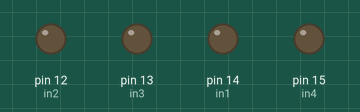
The sketch below on a simulated Arduino Uno, built with avr-gcc and run on an emulated ATmega328P. Parts: output pins drawn as LEDs (lit = HIGH).

Above: at 2.5 s.
At 9.5 s:
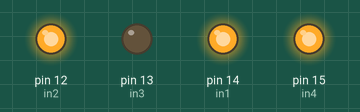
At 12.5 s:
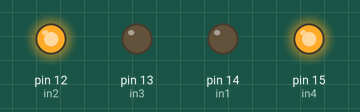
At 19.5 s:
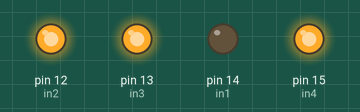
At 22.5 s:
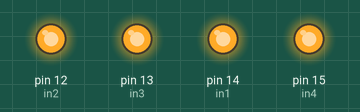
Timing chart, 0 to 31.2 s (numbered marks = the images above):
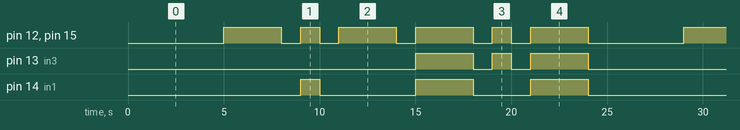

Measured:
- by itself, pin 13 (in3): repeats every 24.0 s: LOW 1.0 s, HIGH 1.0 s, LOW 1.0 s, HIGH 3.0 s, LOW 15.0 s, HIGH 3.0 s
- by itself, pin 14 (in1): repeats every 24.0 s: LOW 5.0 s, HIGH 3.0 s, LOW 3.0 s, HIGH 3.0 s, LOW 9.0 s, HIGH 1.0 s
- by itself, pin 12 (in2), pin 15 (in4): repeats every 24.0 s: LOW 1.0 s, HIGH 1.0 s, 2 × (LOW 1.0 s, HIGH 3.0 s), LOW 1.0 s, HIGH 1.0 s, LOW 1.0 s, HIGH 3.0 s, LOW 5.0 s, HIGH 3.0 s

The sketch:

robocar.ino
```cpp
// подключите пины контроллера к цифровым пинам Arduino

// первый двигатель
int in1 = 14;
int in2 = 12;

// второй двигатель
int in3 = 13;
int in4 = 15;

int velocityMove = 500;
int velocityTurn = 1020;

void setup()
{
  // инициализируем все пины для управления двигателями как outputs
  pinMode(in1, OUTPUT);
  pinMode(in2, OUTPUT);
  pinMode(in3, OUTPUT);
  pinMode(in4, OUTPUT);
}

void MoveForward()
{
  digitalWrite(in1, LOW);
  analogWrite(in2, velocityMove);
  digitalWrite(in3, LOW);
  analogWrite(in4, velocityMove);
}

void MoveBackward()
{
  digitalWrite(in1, HIGH);
  analogWrite(in2, velocityMove);
  digitalWrite(in3, HIGH);
  analogWrite(in4, velocityMove);
}

void TurnLeft()
{
  digitalWrite(in1, LOW);
  analogWrite(in2, velocityTurn);
  digitalWrite(in3, HIGH);
  analogWrite(in4, velocityTurn);
}
void TurnRight()
{
  digitalWrite(in1, HIGH);
  analogWrite(in2, velocityTurn);
  digitalWrite(in3, LOW);
  analogWrite(in4, velocityTurn);
}

void Stop(int t)
{
  digitalWrite(in1, LOW);
  analogWrite(in2, 0);
  digitalWrite(in3, LOW);
  analogWrite(in4, 0);
  delay(t);
}

void loop()
{
  Stop(5000);

  MoveForward();
  delay(3000);

  Stop(1000);

  TurnRight();
  delay(1000);

  Stop(1000);

  MoveForward();
  delay(3000);

  Stop(1000);

  MoveBackward();
  delay(3000);

  Stop(1000);

  TurnLeft();
  delay(1000);

  Stop(1000);

  MoveBackward();
  delay(3000);


  /*delay(1000);
  demoTwo();
  delay(1000);*/
}
```
